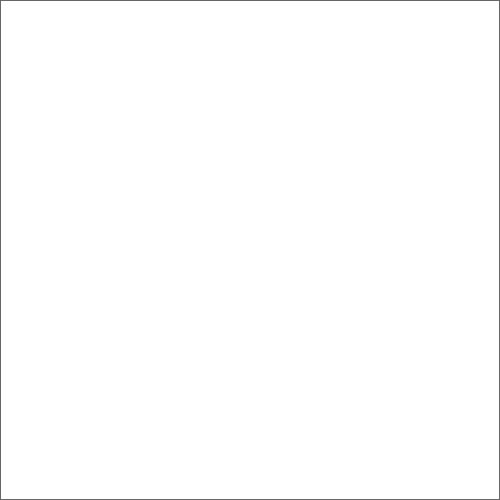
#> input picture image_processing_projects/pictures/white.jpg, 500 x 500 px, found by its file name
$ python makepuf02.py
#> lines starting #> are read from the running program, lines starting #| are printed output that depends on the picture; after the words box and inside, x2 and y2 are one past the last pixel; in counts of white or black regions, pixels touching at a corner belong together
import cv2
import numpy as np
import random
import math

class circ:
    thick = 2#선굵기
    def setdata(self, x, y, r, img):
        self.x = x#self 는 circ 를 의미
        self.y = y
        self.r = r
        self.img = img

    def distan(self,a,b,x,y):
        return math.sqrt((pow((a-x),2)+(pow((b-y),2))))#두점 사이의 거리 공 식
    def findPointOnCirc(self,x,y,r):#원점 좌표와 반지름 넣어서 그 위의 랜던한 점 하나 반환
        while x > 0:
            rnum1 = random.randrange(0,450)-x#첫번째 원의 중점을 원점으로한 좌표로 변환
            rnum2 = -(random.randrange(0,450)-y)#첫번째 원의 중점을 원점으로한 좌표로 변환
            if(pow(rnum1,2) + pow(rnum2,2) == pow(r,2)):
                return rnum1+x,y-rnum2
    def findIntersect(self,x,y,r):# 점의 좌표, 반지름,
        interx = x*r/self.distan(0,0,x,y)
        intery = y*r/self.distan(0,0,x,y)
        return int(interx), int(intery)
    def drawlines(self,img,x1,y1,r,num,x2,y2,rr):#실제좌표를 입력으로 받음
        cimg = img
        while num > 0:
            a,b = self.findPointOnCirc(x1,y1,r)#Out 원위의 랜덤한점 실제좌표 을 찾음
            interx,intery = self.findIntersect(a-x2,-(b-y2),rr) #inner원에 대한 상대좌표 입력
            cv2.line(cimg, (interx+x2,y2-intery), (a,b) , (0,255,0), circ.thick)#실제좌표 변환
            #cv2.line(cimg, (x2,y2), (a,b) , (0,255,0), 3) #실제좌표 변환
            num = num-1
            if(num == 0):
                return cimg


    def drawcircle(self,img,x,y,r):
        cv2.circle(img,(x,y),2,(255,0,0),circ.thick)#cv2.circle(img, center, radian, color, thickness)
        cv2.circle(img,(x,y),r,(0,255,0),circ.thick)
        while x > 0:
            rnum1 = random.randrange(0,450)-x#out원의 중점을 원점으로한 inner원 중점의 상대 좌표
            rnum2 = -(random.randrange(0,450)-y)# 파이썬 출력 y축이 반대임
            #a,b = self.findPointOnCirc(x,y,r)
            #print (rnum1, rnum2)
            if(pow(rnum1,2) + pow(rnum2,2) < pow(r,2) ) & (self.distan(rnum1,rnum2,0,0)<(r*1/5)):#1이하 0이상으로 곱해저야함, 2/3이하 추천, 작으면 작을수록 내부 원이 커짐
                rr = random.randrange(int(0.7*(r-self.distan(rnum1,rnum2,0,0))),int(r-self.distan(rnum1,rnum2,0,0))) #반지름 설정
                cv2.circle(img,(rnum1+x,y-rnum2),2,(255,0,0),circ.thick)#출력시에는 다시 원래의 좌표계로 변환해줘야함
                cv2.circle(img,(rnum1+x,y-rnum2),rr,(0,255,0),circ.thick)#0.7최소 원반지름 크면 클수록 큰원나옴
                print(rr)
                #cv2.circle(img,(rnum1+x,y-rnum2),2,(random.randrange(0,256),random.randrange(0,256),random.randrange(0,256)),3)#랜덤색
                #cv2.circle(img,(rnum1+x,y-rnum2),rr,(random.randrange(0,256),random.randrange(0,256),random.randrange(0,256)),3)#랜덤색
                img = self.drawlines(img,x,y,r,10,rnum1+x,y-rnum2,rr)#실제 좌표 입력 선개수선개수
                self.x = rnum1+x #다음원 중점의 x좌표
                self.y = y-rnum2 #다음원 중점의 y좌표
                self.r = rr#다음원의 반지름
                self.img = img
                print(self.x)
                print(self.y)

                #cv2.line(img, (rnum1+x,y-rnum2), (a,b), (0,255,0), 3)
                break


'''
img = cv2.imread('1-1.PNG',0)
img = cv2.medianBlur(img,5)
cimg = cv2.cvtColor(img,cv2.COLOR_GRAY2BGR)

circles = cv2.HoughCircles(img,cv2.HOUGH_GRADIENT,1,10,
                            param1=50,param2=100,minRadius=0,maxRadius=0)
j = 0
x = 0
y = 0
circles = np.uint16(np.around(circles))
for i in circles[0,:]:
    # draw the outer circle
    j+=1

    #cv2.circle(cimg,(i[0],i[1]),i[2],(0,255,0),2)
    # draw the center of the circle
    #cv2.circle(cimg,(i[0],i[1]),2,(0,0,255),3)
    x+=i[0]
    y+=i[0]
x = (int(x/j))
y = (int(y/j))
print(j,x,y)#원엄청 그려서 중점 평균 찾기
'''

cimg = cv2.imread('white.jpg',0)
#> cimg is the input picture: shape (500, 500); min 86, max 255, mean 253.8
circ1 = circ()
circ2 = circ()
circ3 = circ()
circ4 = circ()
circ5 = circ()
circ1.drawcircle(cimg,250,250,200)
#> in drawcircle, `cv2.circle(img,(x,y),r,(0,255,0),circ.thick)`:
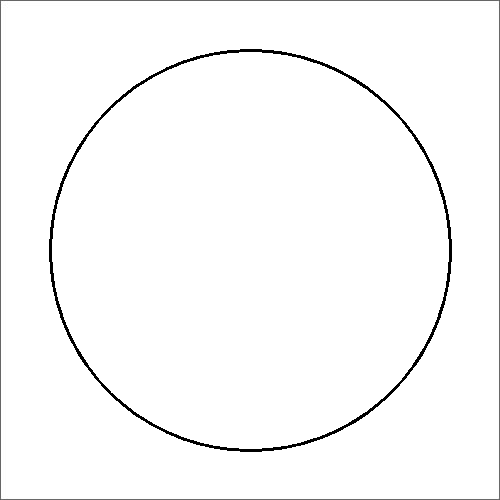
#> img: shape (500, 500); 1.48% of pixels changed, all inside (x1, y1, x2, y2) = (49, 49, 452, 452)
#> after the loop in drawcircle, `while x > 0:`:
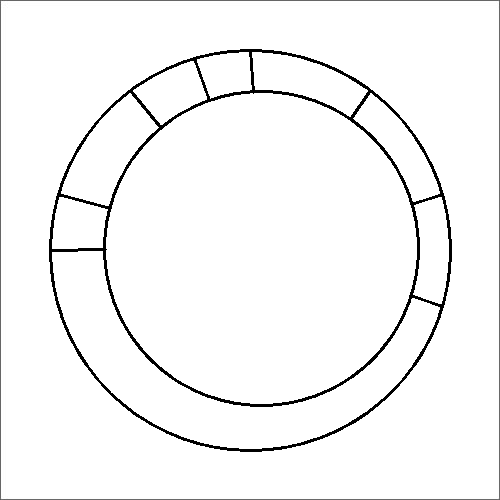
#> img: shape (500, 500); 1.58% of pixels changed, all inside (x1, y1, x2, y2) = (52, 52, 441, 407)
circ2.drawcircle(circ1.img,circ1.x,circ1.y,circ1.r)
#> the loop in drawcircle (call 2), `while x > 0:` made 3 passes
#> pass 3, in drawlines (call 2), `cimg = img`:
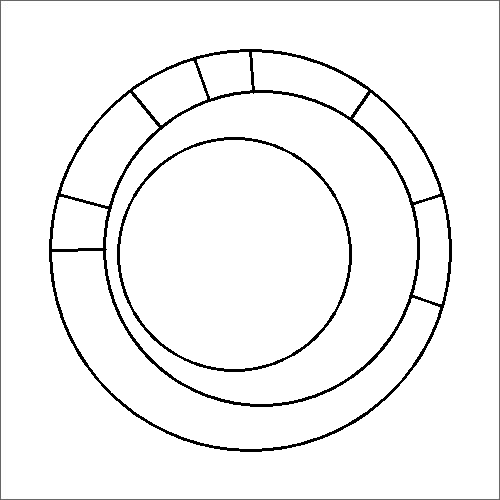
#> cimg: shape (500, 500); 0.84% of pixels changed, all inside (x1, y1, x2, y2) = (117, 137, 352, 372)
#> pass 3, in drawcircle (call 2), `img = self.drawlines(img,x,y,r,10,rnum1+x,y-rnum2,rr)#실제 좌표 입력 선개수선개수`:
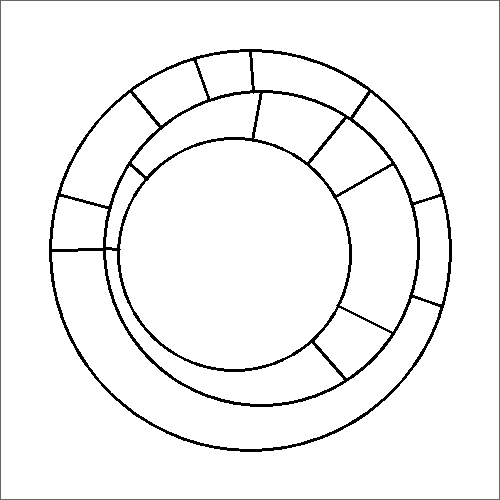
#> img: shape (500, 500); 1.2% of pixels changed, all inside (x1, y1, x2, y2) = (106, 93, 393, 380)
circ3.drawcircle(circ2.img,circ2.x,circ2.y,circ2.r)
#> call 3 of drawcircle, with x = 234, y = 254, r = 116
#> after the loop in drawcircle (call 3), `while x > 0:`:
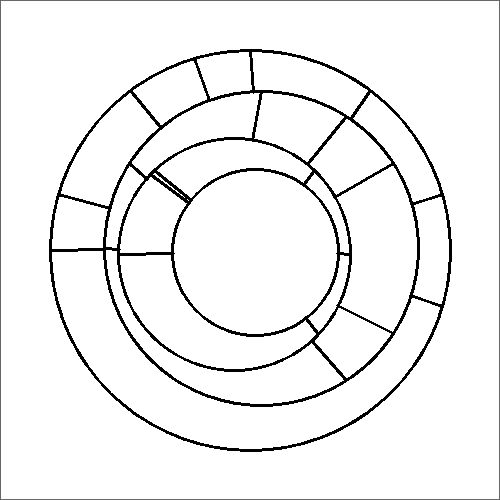
#> img: shape (500, 500); 0.84% of pixels changed, all inside (x1, y1, x2, y2) = (120, 168, 349, 337)
circ4.drawcircle(circ3.img,circ3.x,circ3.y,circ3.r)
#> call 4 of drawcircle, with x = 255, y = 252, r = 83
#> after the loop in drawcircle (call 4), `while x > 0:`:
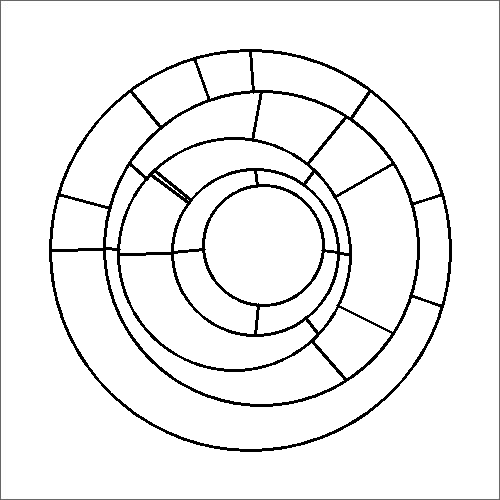
#> img: shape (500, 500); 0.55% of pixels changed, all inside (x1, y1, x2, y2) = (174, 171, 337, 334)
circ5.drawcircle(circ4.img,circ4.x,circ4.y,circ4.r)
#> after the loop in drawcircle (call 5), `while x > 0:`:
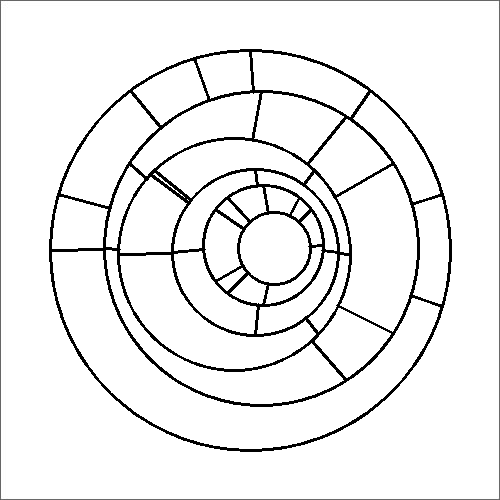
#> img: shape (500, 500); 0.52% of pixels changed, all inside (x1, y1, x2, y2) = (216, 187, 322, 304)

cv2.imshow('detected circles',circ3.img)

k = cv2.waitKey(0)
#> (key Esc is pressed here)
if k == 27:         # wait for ESC key to exit
    cv2.destroyAllWindows()
elif k == ord('s'): # wait for 's' key to save and exit
    #cv2.imwrite('/home/kriskim/Documents/Python/FindCircle/circled_eye.png',cimg)
    cv2.destroyAllWindows()

$ run again, with image_processing_projects/pictures/1-1.tif saved as image_processing_projects/pictures/white.jpg
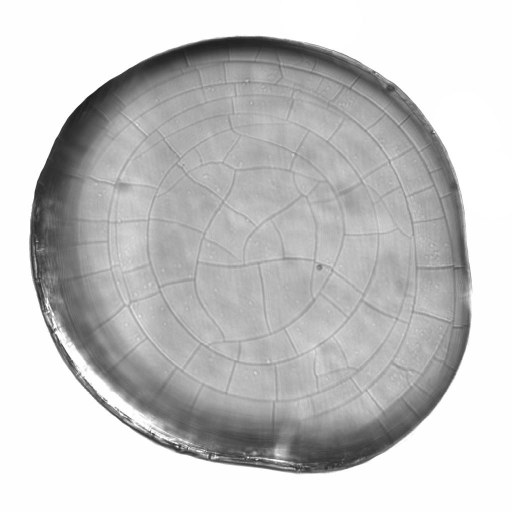
#> input picture image_processing_projects/pictures/1-1.tif, 1024 x 1024 px, found by its file name (shown at 1/2 size)
#> cimg is the input picture: shape (1024, 1024); min 20, max 255, mean 197.3
#> after the loop in drawcircle (call 4), `while x > 0:`:
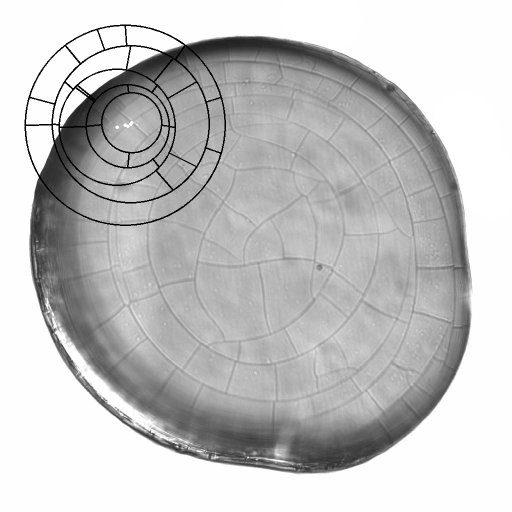
#> img: shape (1024, 1024) (shown at 1/2 size); min 0, max 255, mean 194.9
#> after the loop in drawcircle (call 5), `while x > 0:`:
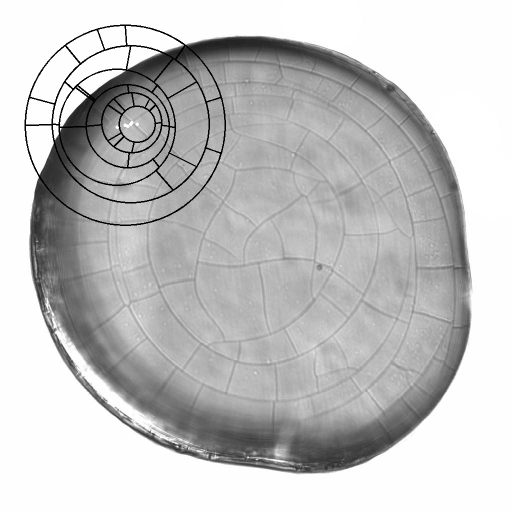
#> img: shape (1024, 1024) (shown at 1/2 size); 0.13% of pixels changed, all inside (x1, y1, x2, y2) = (216, 187, 322, 304)
